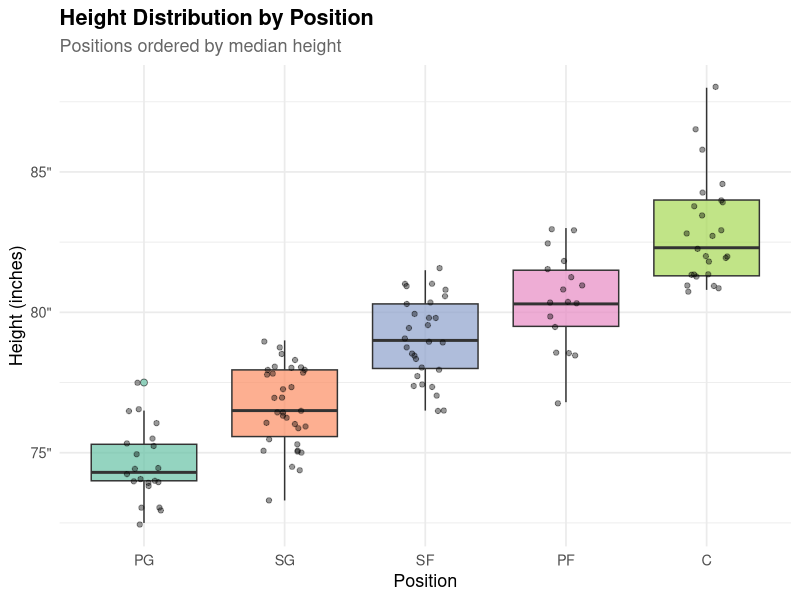
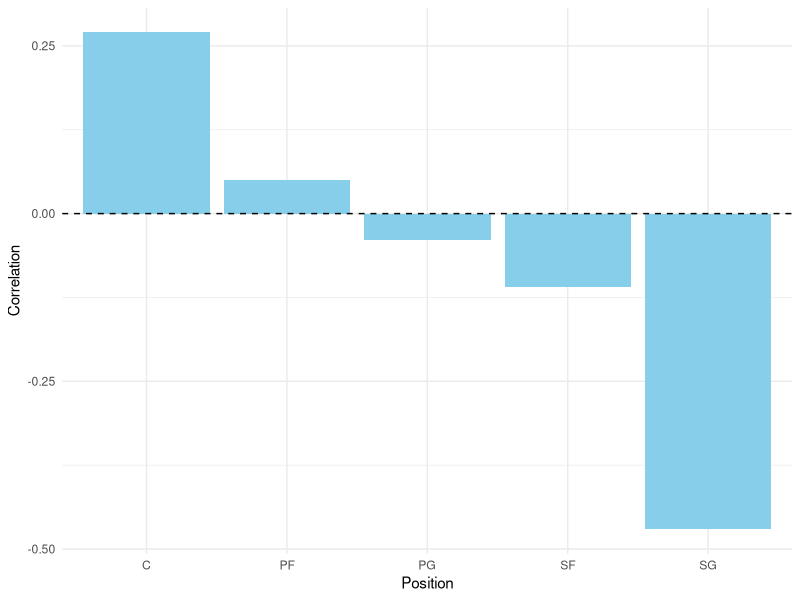
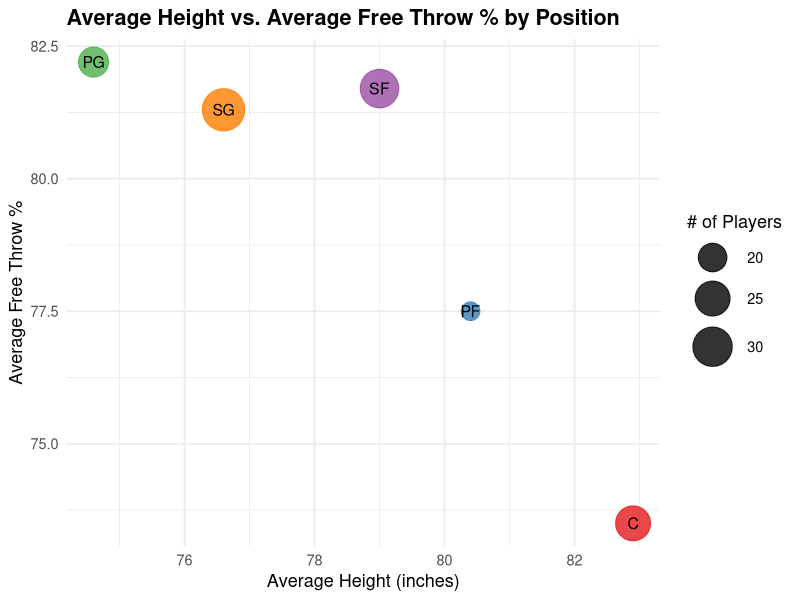

Source code (R) for these figures, in order:
## ---- chunk 1
#| label: plot-robert
#| fig-cap: "Height Distribution by Position for NBA Players with at Least 150 Free Throw Attempts (2025-2026 Season)"
#| fig-alt: "A box plot showing NBA player height distribution across five positions ordered by median height from shortest to tallest: PG, SG, SF, PF, and C. Each box uses a distinct Set2 palette color with semi-transparent jittered points overlaid. Point guards cluster tightly near 74 inches, shooting guards near 77, small forwards near 79, and power forwards near 80. Centers have the highest median near 83 inches and the widest spread, with outliers exceeding 87 inches. The staircase pattern across positions suggests height is strongly associated with positional assignment in the NBA.
#| echo: false
#| warning: false
#| message: false

# Tidyverse Style Guide

# Step 1: Load packages
library(ggplot2)
library(dplyr)
library(readr)
library(ggrepel)
library(knitr)
library(kableExtra)

# Step 2: Load and tidy the data
df <- read_csv("NBAPlayerStats.csv") |>
  rename(
    ft_pct = `FT%`,
    height = `Height (in)`
  ) |>
  mutate(
    ft_pct = as.numeric(gsub("%", "", ft_pct))
  )

# Step 3: Summarize average height and FT% per position
position_summary <- df |>
  group_by(Position) |>
  summarise(
    avg_height = mean(height, na.rm = TRUE),
    avg_ft_pct = mean(ft_pct, na.rm = TRUE),
    count      = n()
  )

# Plot for height distribution by position
df |>
  mutate(Position = reorder(Position, height)) |>
  ggplot(aes(x = Position, y = height, fill = Position)) +
  geom_boxplot(alpha = 0.7, outlier.shape = 21, outlier.size = 2) +
  geom_jitter(width = 0.15, alpha = 0.4, size = 1.5) +
  scale_fill_brewer(palette = "Set2") +
  scale_y_continuous(labels = function(x) paste0(x, '"')) +
  labs(
    title    = "Height Distribution by Position",
    subtitle = "Positions ordered by median height",
    x        = "Position",
    y        = "Height (inches)"
  ) +
  theme_minimal(base_size = 13) +
  theme(
    plot.title      = element_text(face = "bold"),
    plot.subtitle   = element_text(color = "grey40"),
    legend.position = "none"
  )

# Table for height summary by position
df |>
  group_by(Position) |>
  summarise(
    `Player Count`       = n(),
    `Avg Height (in)`    = round(mean(height, na.rm = TRUE), 1),
    `Median Height (in)` = round(median(height, na.rm = TRUE), 1),
    `Min Height (in)`    = round(min(height, na.rm = TRUE), 1),
    `Max Height (in)`    = round(max(height, na.rm = TRUE), 1)
  ) |>
  arrange(desc(`Avg Height (in)`)) |>
  kable(
    caption = "Height Summary by Position for Players Who Shot At Least 150 FT's (tallest to shortest)",
    align   = c("l", "c", "c", "c", "c", "c")
  ) |>
  kable_styling(
    bootstrap_options = c("striped", "hover", "condensed"),
    full_width        = FALSE
  )
## ---- chunk 2
library(tidyverse)
library(knitr)

nba_raw <- read_csv("NBAPlayerStats.csv")

nba_clean <- nba_raw |>
  rename(
    position = Position,
    ft_percent = `FT%`,
    height_in = `Height (in)`
  ) |>
  mutate(
    ft_percent = as.numeric(str_remove(ft_percent, "%")),
    height_in = as.numeric(height_in)
  )

position_corr <- nba_clean |>
  group_by(position) |>
  summarise(
    correlation = round(cor(height_in, ft_percent, use = "complete.obs"), 2),
    avg_ft = round(mean(ft_percent, na.rm = TRUE), 1),
    avg_height = round(mean(height_in, na.rm = TRUE), 1),
    n_players = n(),
    .groups = "drop"
  )
## ---- chunk 3
#| label: fig-connor
#| fig-cap: "Correlation between height and free throw percentage by position."
#| fig-alt: "Bar chart comparing the correlation between player height and free throw percentage across NBA positions (C, PF, PG, SF, SG). Most correlations are close to zero, indicating little relationship between height and free throw shooting within positions. Centers show a small positive correlation, while shooting guards show the strongest negative correlation."
#| fig-pos: "H"

ggplot(position_corr, aes(x = position, y = correlation)) +
  geom_col(fill = "skyblue") +
  geom_hline(yintercept = 0, linetype = "dashed") +
  labs(
    x = "Position",
    y = "Correlation"
  ) +
  theme_minimal()
## ---- chunk 4
#| label: tbl-connor
#| tbl-cap: "Correlation between height and free throw percentage by position."
#| tbl-pos: "H"

kable(
  position_corr,
  col.names = c("Position", "Correlation", "Avg FT%", "Avg Height", "Players")
)
## ---- chunk 5
#| echo: false

#Tidyverse style guide
library(readr)
library(dplyr)
library(ggplot2)
library(knitr)

# Tidy the data
nba <- read_csv("NBAPlayerStats.csv") |>
  rename(
    ft_pct   = `FT%`,
    height   = `Height (in)`,
    position = Position
  ) |>
  mutate(
    ft_pct = as.numeric(gsub("%", "", ft_pct)),
    height = as.numeric(height)
  )

# Summarize by position
pos_summary <- nba |>
  group_by(position) |>
  summarise(
    avg_height = round(mean(height, na.rm = TRUE), 1),
    avg_ft_pct = round(mean(ft_pct,  na.rm = TRUE), 1),
    n_players  = n(),
    .groups = "drop"
  )
## ---- chunk 6
#Plot-aidan — Average height vs. FT% by position
#| label: plot-aidan
#| fig-cap: "Average height vs. average FT% by position. Bubble size shows number of players in each group."
#| fig-alt: "Scatter plot of average height vs. free throw percentage by basketball position."
ggplot(pos_summary, aes(x = avg_height, y = avg_ft_pct,
                        size = n_players, color = position)) +
  geom_point(alpha = 0.8) +
  geom_text(aes(label = position), color = "black", size = 4, hjust = 0.5, vjust = 0.5)+  
  scale_size_continuous(range = c(6, 14), name = "# of Players") +
  scale_color_brewer(palette = "Set1", guide = "none") +
  labs(
    title = "Average Height vs. Average Free Throw % by Position",
    x = "Average Height (inches)",
    y = "Average Free Throw %"
  ) +
  theme_minimal(base_size = 13) +
  theme(
    plot.title    = element_text(face = "bold")
  )
## ---- chunk 7
# Table-aidan — Average height vs. FT% by position

#| label: tab-aidan
#| fig-cap: "Provides the corresponding numerical values (Position, Avg Height, Avg FT%, # of Players)."
#| fig-alt: "Table showing average height, free throw percentage, and number of players for basketball positions."

pos_summary |>
  arrange(desc(avg_ft_pct)) |>
  kable(
    caption = "Average Height and Free Throw Percentage by Position",
    col.names = c("Position", "Avg Height (in)", "Avg Free Throw %", "# Players"),
    align = c("l", "c", "c", "c")
  )
